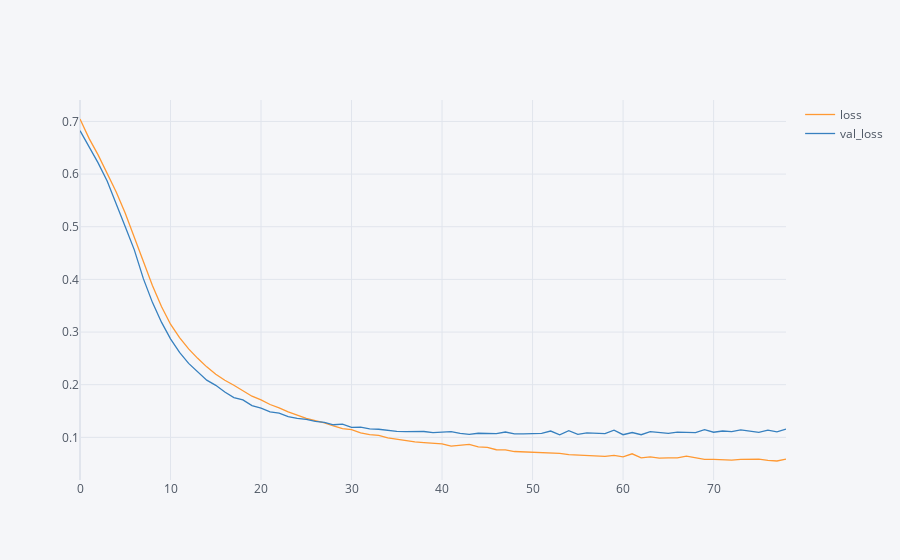

Notebook cell for this chart:
### Code cell
model_loss = pd.DataFrame(model.history.history)
model_loss.iplot()
